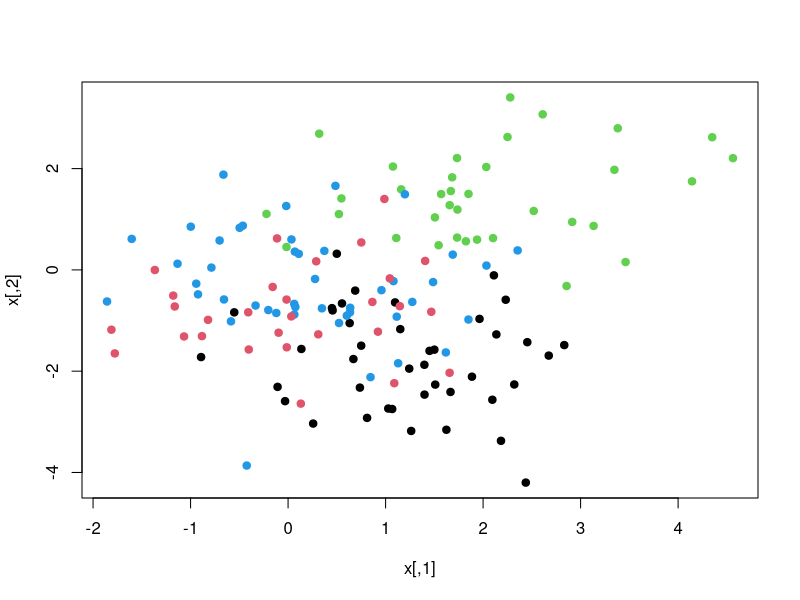
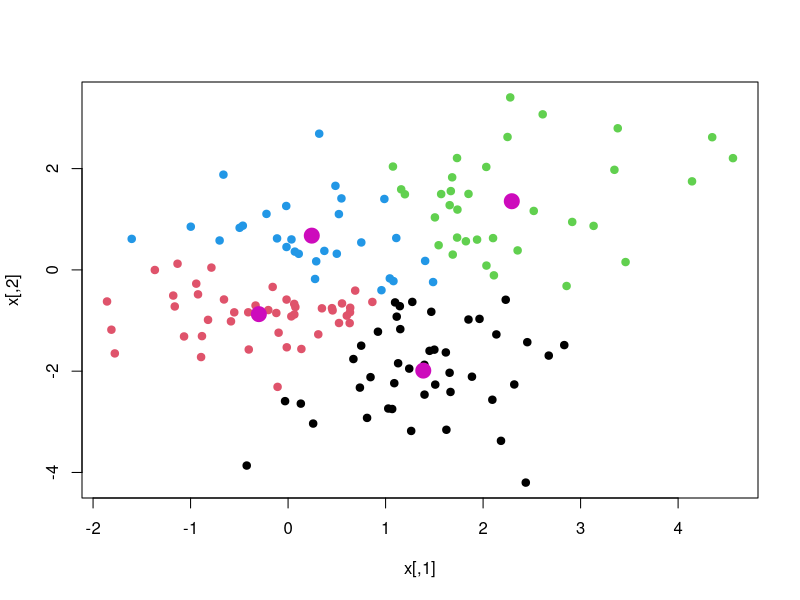
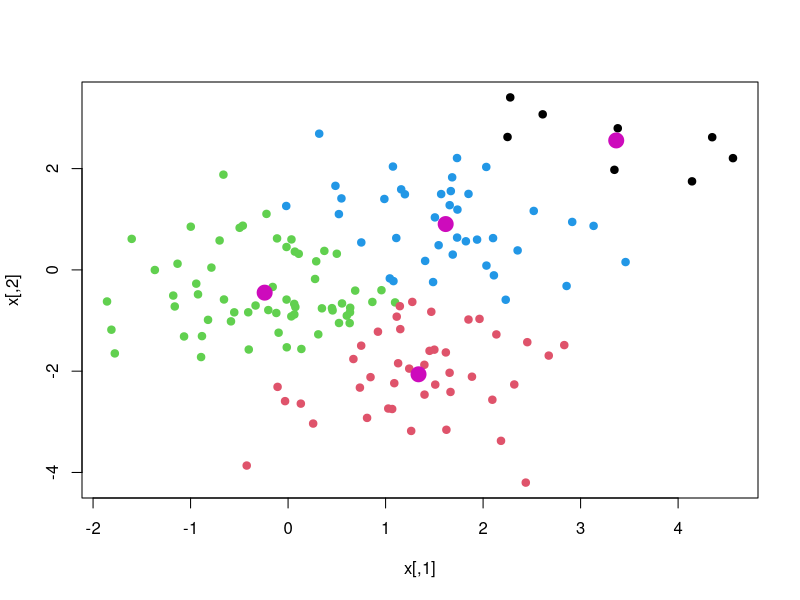
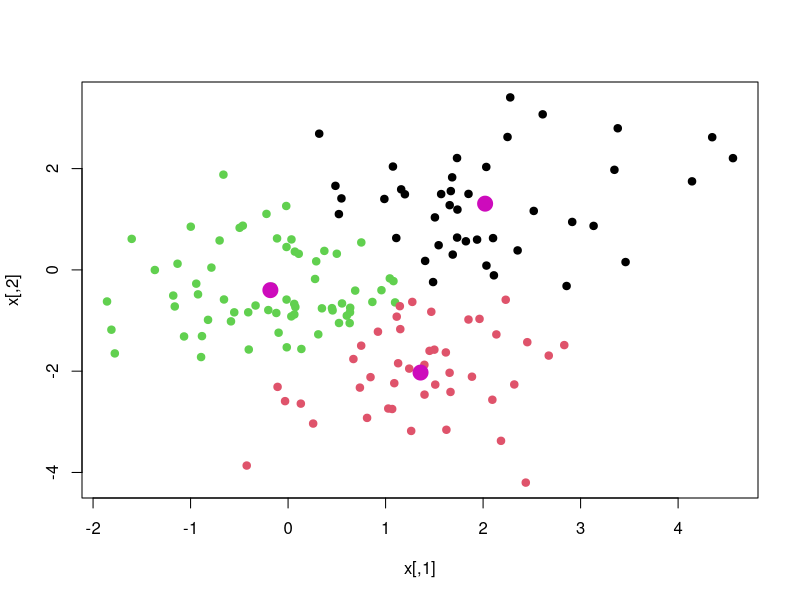
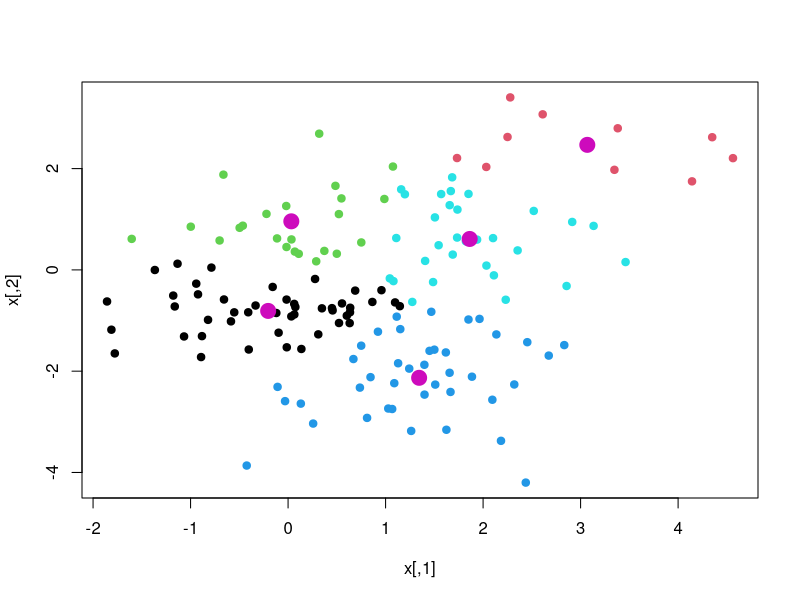
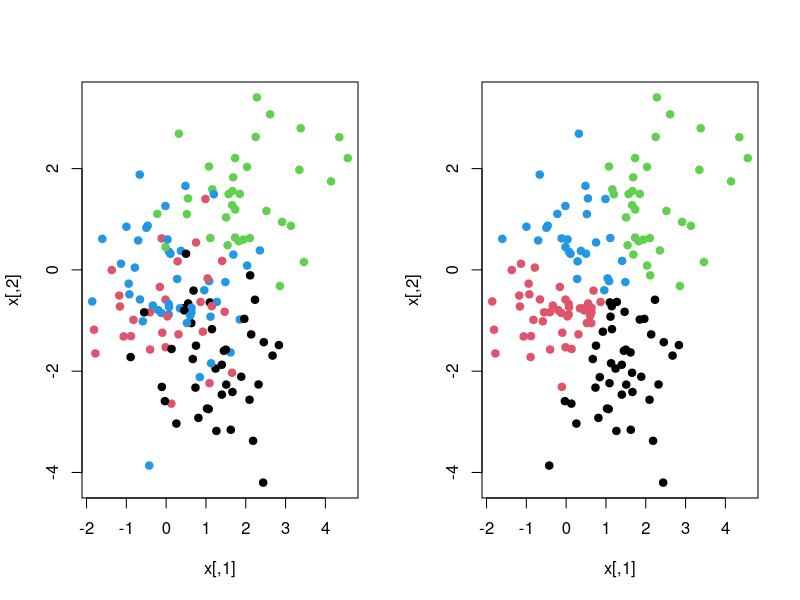
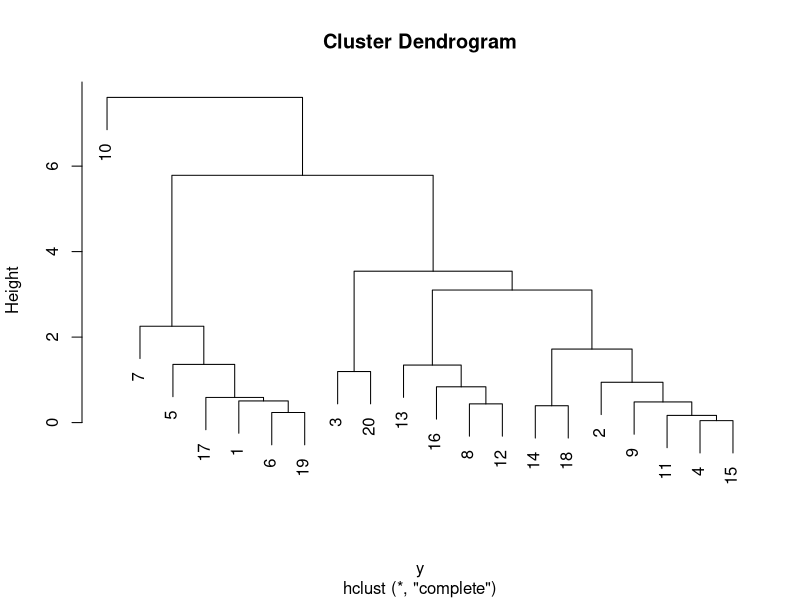
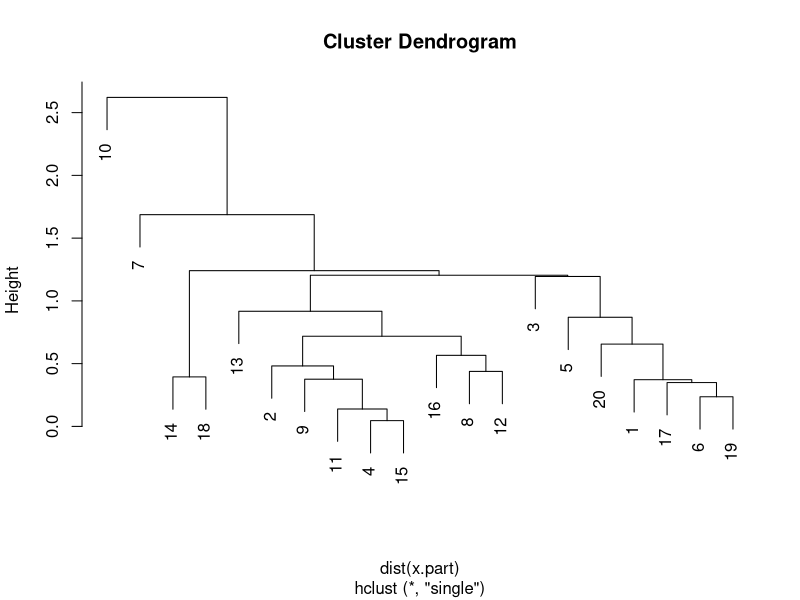

Generate these figures, in order, with R:
################################# DAMI Programming Assignment 1: Clustering ##################################

###### Part 1: Euclidean Distance ######

# First create a 2*2 matrix A, where each row represent an observation point
A <- matrix(c(1.7, 5, 4, 72), 2, 2, byrow = T) 
A
# Then calculate the Euclidean distance between the two observation points
d <- sqrt(sum(c(A[1,] - A[2,])^2)) # 5 points
print(d)


###### Part 2: Generate a Fake Dataset ######

set.seed(5)
x <- matrix(rnorm(300), 150, 2) # The dataset contains 150 observations, each of which is described by a two-element vector
xmean <- matrix(rnorm(8), 4, 2) # Generate a deviation matrix
which <- sample(1:4, 150, replace = T) # Randomly sample of number 1-4 for 150 times with replacement
x <- x + xmean[which, ] # Add the deviation to dataset in four randomly formed groups
plot(x, col = which, pch = 19) # Plot the distribution of the observation points


###### Part 3: K-Means Clustering ######

# Slightly complicated solution #
x.cluster <- cbind(x, which) # Add the randomly sampled 1-4 (a new column) to the dataset as the initial clusters (in this case, we specify 4 clusters)
while(TRUE){
  centroid <- c() # Create an empty vector to put the centroids
  for(g in 1:4){ # In this for loop, the position of each centroid is calculated - mean of obervations assigned to each centroid
    centroid <- c(centroid, mean(x.cluster[x.cluster[, 3] == g, 1]), mean(x.cluster[x.cluster[, 3] == g, 2]))
  }
  centroid <- matrix(centroid, 4, 2, byrow = T) # Reform the vector into a matrix where each row is one centroid
  distance <- c()
  for(i in 1:nrow(x)){ # In this for loop, each observation is reassigned its closest centroid
    for(j in 1:4){ # First to calculate the Euclidean distance between each observation and each centroid
      dis <- sqrt(sum(c(x[i,] - centroid[j,])^2)) # 5 points
      distance <- c(distance, dis)
    }
  }
  distance <- matrix(distance, 150, 4, byrow = T) # Create the matrix where each row is an observation and each column is its distance to the four centroids
  centroid.label <- apply(distance, 1, which.min) # Choose the centroid with the shortest distance
  if(all(centroid.label == x.cluster[, 3])){ # If the centroid is not changing any more for each observation, stop the iteration
    km.clusters <- centroid.label
    centroid.matrix <- centroid
    break
  }else{ # Otherwise, assign the new centroids to the dataset, and continue the iteration
    x.cluster[, 3] <- centroid.label
  }  
}
# 5 points
plot(x, col = km.clusters, pch = 19) # Plot the observation points 
points(centroid.matrix, pch = 19, col = 6, cex = 2) # Add centroids to the plot

# Easy Solution #
km.out <- kmeans(x, 4)
km.out
plot(x, col = km.out$cluster, pch = 19)
points(km.out$centers, pch = 19, col = 6, cex = 2)

# 5 points

# Try 3 clusters with kmeans function and plot the clusters
km.out <- kmeans(x, 3)
km.out
plot(x, col = km.out$cluster, pch = 19)
points(km.out$centers, pch = 19, col = 6, cex = 2)

# Try 5 clusters with kmeans function and plot the clusters
km.out <- kmeans(x, 5)
km.out
plot(x, col = km.out$cluster, pch = 19)
points(km.out$centers, pch = 19, col = 6, cex = 2)

# Plot original data and clustered data together #
par(mfcol = c(1, 2)) # create plotting structure of two plots in a row
plot(x, col = which, pch = 19) # plot observations with randomly assigned clusters
plot(x, col = centroid.label, pch = 19) # plot observations after clustering
dev.off() # quit the plotting structure settings

###### Part 4: Hierarchical Clustering ######

# Calculate Inter-Observation Distances #
## If there are n observations, we need to calculate n*(n-1)/2 unique inter-observation distances. 
## It is because the distance between the same observation is zero, and distance between A and B is the same with the distance between B and A.  

# Euclidean distance function 1:
ed1 <- c()
for(i in 1:nrow(x)){
  for(j in 1:nrow(x)){
    if(i < j){
      ed <- sqrt(sum(c(x[i,] - x[j,])^2)) # 5 points
      ed1 <- c(ed1, ed)
    }
  }
}

# Euclidean distance function 2:
ed2 <- dist(x, method = "euclidean") # the default method

# Plot Cluster Dendrogram #
# First take out a subset of the original observations. In this case, we randomly select 20 observations for the purpose of clear demonstration in the dendrogram
where <- sample(1:nrow(x), 20, replace = F)
x.part <- x[where, ]
# Then calculate the inter-observation distances
y <- dist(x.part) # use either method 1 or 2 to calculate the Euclidean distance
# Function for hierarchical clustering
hc.complete <- hclust(y, method = "complete")
# Plot the dendrogram
plot(hc.complete)

# 5 points
# Try single with hclust function and plot the dendrogram
hc.single <- hclust(dist(x.part), method = "single")
plot(hc.single)

# Try average with hclust function and plot the dendrogram
hc.average <- hclust(dist(x.part) , method = "average")
plot(hc.average)

########################################### END ##############################################
